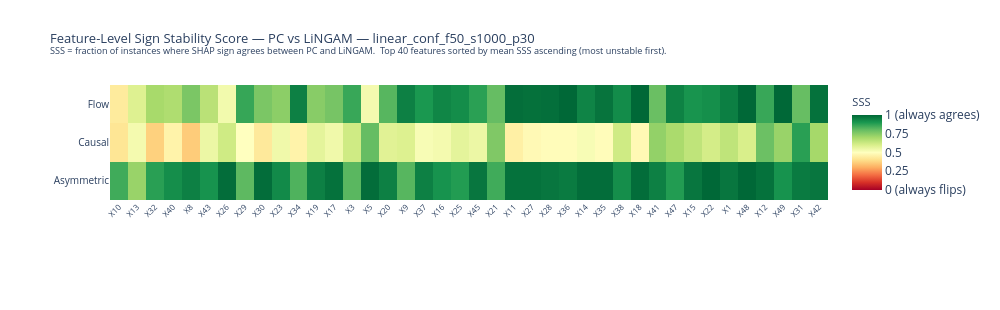

The cell this chart's notebook holds for it:
### Markdown cell above
"""
9.4 — Sign Stability Score (SSS): PC vs LiNGAM

SSS(m, f) = mean_i  1[ sign(φ^PC_{i,f}) == sign(φ^LiNGAM_{i,f}) ]
             (instances where either value is exactly 0 are excluded)

**Note:** Metrics already computed in section 4. Using pre-computed `sss_feat`.
"""

### Code cell
# ── Metrics already computed in section 4 ─────────────────────────────────────
# Using pre-computed sss_feat

for meth, arr in sss_feat.items():
    print(f"{meth}: mean SSS = {np.nanmean(arr):.4f}  "
          f"min SSS = {np.nanmin(arr):.4f}  "
          f"features with SSS<0.5 = {(arr < 0.5).sum()}")

# ── A: Feature-level SSS heatmap ──────────────────────────────────────────────
fig_sign_hmap = plot_sss_heatmap(
    sss_feat, feature_names, BASE_METHODS, DATASET, save_dir=PLOTS_DIR,
)

# ── B: Method-level SSS bar chart ─────────────────────────────────────────────
fig_sign_bar = plot_sss_bar(sss_feat, BASE_METHODS, METHOD_COLORS, DATASET, save_dir=PLOTS_DIR)

# ── C: Numeric summary ────────────────────────────────────────────────────────
print(f"\n{'Method':<15}  {'Mean SSS':>10}  {'Median SSS':>11}  {'Min SSS':>9}  "
      f"{'SSS<0.5':>8}  {'SSS<0.7':>8}")
print("─" * 68)
for meth in BASE_METHODS:
    if meth not in sss_feat:
        continue
    arr   = sss_feat[meth]
    valid = ~np.isnan(arr)
    print(f"  {meth:<13}  {np.nanmean(arr):>10.4f}  {np.nanmedian(arr):>11.4f}  "
          f"{np.nanmin(arr):>9.4f}  {(arr[valid]<0.5).sum():>8d}  {(arr[valid]<0.7).sum():>8d}")

### Figure 1 — Plotly figure (JSON) as saved in the notebook; plotly's stock layout.template omitted (floating-point values rounded to 4 significant figures)
{"data": [{"colorbar": {"ticktext": ["0 (always flips)", "0.25", "0.5", "0.75", "1 (always agrees)"], "tickvals": [0, 0.25, 0.5, 0.75, 1], "title": {"font": {"size": 11}, "text": "SSS"}}, "colorscale": [[0, "rgb(165,0,38)"], [0.1, "rgb(215,48,39)"], [0.2, "rgb(244,109,67)"], [0.3, "rgb(253,174,97)"], [0.4, "rgb(254,224,139)"], [0.5, "rgb(255,255,191)"], [0.6, "rgb(217,239,139)"], [0.7, "rgb(166,217,106)"], [0.8, "rgb(102,189,99)"], [0.9, "rgb(26,152,80)"], [1, "rgb(0,104,55)"]], "hovertemplate": "<b>%{y}</b> — %{x}<br>SSS = %{z:.3f}<extra></extra>", "type": "heatmap", "x": ["X10", "X13", "X32", "X40", "X8", "X43", "X26", "X29", "X30", "X23", "X34", "X19", "X17", "X3", "X5", "X20", "X9", "X37", "X16", "X25", "X45", "X21", "X11", "X27", "X28", "X36", "X14", "X35", "X38", "X18", "X41", "X47", "X15", "X22", "X1", "X48", "X12", "X49", "X31", "X42"], "y": ["Asymmetric", "Causal", "Flow"], "z": [[0.85, 0.72, 0.88, 0.92, 0.95, 0.91, 0.9891, 0.81, 0.99, 0.93, 0.83, 0.95, 0.98, 0.8163, 0.99, 0.95, 0.82, 0.95, 0.91, 0.89, 0.97, 0.85, 0.98, 0.98, 0.97, 0.96, 0.99, 0.99, 0.92, 0.99, 0.95, 0.89, 0.97, 1.0, 0.97, 1.0, 0.98, 0.91, 0.96, 0.97], [0.42, 0.53, 0.37, 0.46, 0.36, 0.55, 0.62, 0.5, 0.43, 0.54, 0.46, 0.57, 0.54, 0.62, 0.8, 0.58, 0.59, 0.52, 0.53, 0.57, 0.55, 0.76, 0.45, 0.48, 0.49, 0.49, 0.52, 0.49, 0.62, 0.48, 0.73, 0.69, 0.65, 0.61, 0.65, 0.6, 0.79, 0.72, 0.88, 0.7], [0.4343, 0.5875, 0.6957, 0.6818, 0.7677, 0.6615, 0.5341, 0.863, 0.7677, 0.7407, 0.95, 0.7468, 0.7742, 0.86, 0.53, 0.8194, 0.9495, 0.9, 0.9385, 0.9221, 0.8795, 0.8, 0.9865, 0.9821, 0.9857, 1.0, 0.9412, 0.974, 0.9254, 1.0, 0.7935, 0.9462, 0.9082, 0.9194, 0.9529, 1.0, 0.86, 1.0, 0.798, 0.9798]], "zmax": 1, "zmin": 0}], "layout": {"height": 310, "margin": {"b": 110, "l": 110, "r": 80, "t": 85}, "title": {"font": {"size": 13}, "text": "Feature-Level Sign Stability Score — PC vs LiNGAM — linear_conf_f50_s1000_p30<br><sup>SSS = fraction of instances where SHAP sign agrees between PC and LiNGAM.  Top 40 features sorted by mean SSS ascending (most unstable first).</sup>"}, "width": 1000, "xaxis": {"side": "bottom", "tickangle": -45, "tickfont": {"size": 8}}, "yaxis": {"tickfont": {"size": 10}}}}
